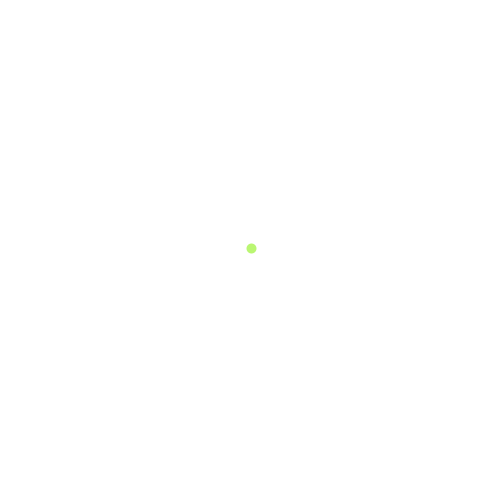
Frame 1 (no input)
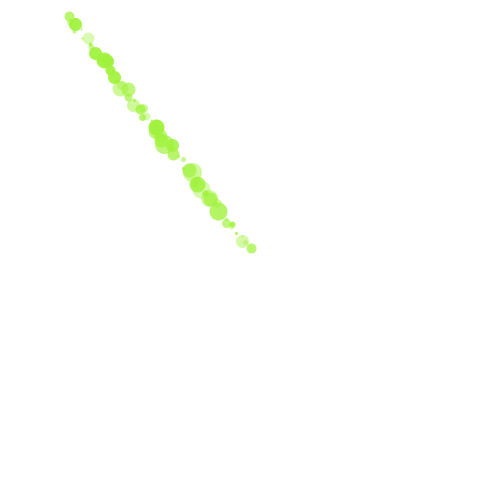
Frame 60 (the mouse pressed at the canvas centre just before this capture)
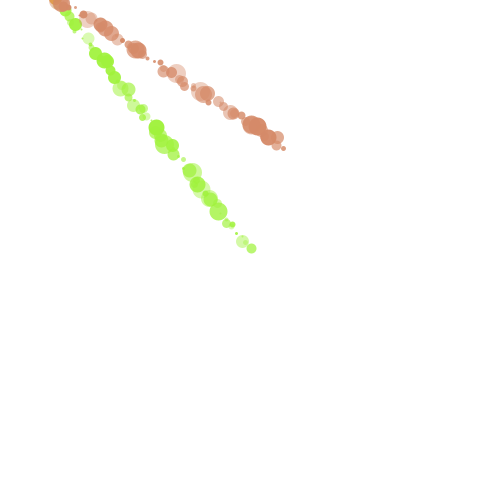
Frame 120 (the mouse held since frame 60 and released just before this capture)

The Processing sketch that drew these frames (run headless with seeded random() and noise(); from frame 60 on, the mouse is pressed at the canvas centre):

// Processing sketch: freedom_line3
// ── freedom_line3.pde
int angle=0;
float radius=1;
float cx,cy;
color iro;
void setup() {
  size(500,500);
  background(255);
  angle = int(random(360));
  cx = width/2;
  cy = height/2;
  iro = color(random(128,255),random(255),random(255));
}

void draw() {
  float x = cx + radius * cos(angle*PI/180);
  float y = cy + radius * sin(angle*PI/180);
  x += random(-3,3);
  y += random(-3,3);
  strokeWeight(int(random(2,20)));
  stroke(iro,random(100,255));
  point(x,y);
  if (x<0 || x>width || y<0 || y>height) {
    radius=1;
    cx = x;
    cy = y;
    iro = color(random(128,255),random(255),random(255));
  }
  else radius+=5;
  if (x<0) angle = int(random(-90,90));
  if (x>width) angle = int(random(90,270));
  if (y<0) angle = int(random(0,180));
  if (y>height) angle = int(random(180,360));
}
